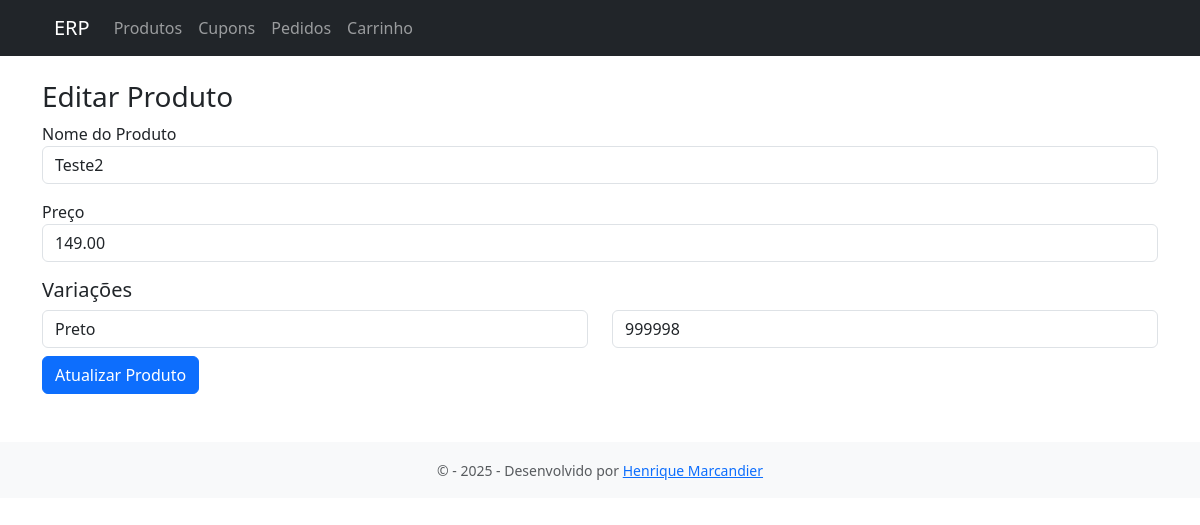
The page /?url=produtos/editar&id=2 on the database its author committed.
### tables this page shows
CREATE TABLE `produtos` (
  `id` int(11) NOT NULL AUTO_INCREMENT,
  `nome` varchar(100) NOT NULL,
  `descricao` text DEFAULT NULL,
  `preco` decimal(10,2) NOT NULL DEFAULT 0.00,
  `ativo` tinyint(1) DEFAULT 1,
  `criado_em` datetime DEFAULT current_timestamp(),
  PRIMARY KEY (`id`)
);

CREATE TABLE `variacoes` (
  `id` int(11) NOT NULL AUTO_INCREMENT,
  `produto_id` int(11) NOT NULL,
  `nome` varchar(100) NOT NULL,
  `preco` decimal(10,2) NOT NULL,
  PRIMARY KEY (`id`)
);

CREATE TABLE `estoque` (
  `id` int(11) NOT NULL AUTO_INCREMENT,
  `variacao_id` int(11) NOT NULL,
  `quantidade` int(11) NOT NULL DEFAULT 0,
  PRIMARY KEY (`id`)
);

### controllers/ProdutoController.php (called while the page is built, shortened)
<?php
require_once __DIR__ . '/../models/Produto.php';
function editarProduto() {
    global $conn;
    $id = intval($_GET['id']);
    $resProduto = $conn->query("SELECT * FROM produtos WHERE id = $id");
    $produto = $resProduto->fetch_assoc();
    $resVariacoes = $conn->query("SELECT v.*, e.quantidade FROM variacoes v
        LEFT JOIN estoque e ON v.id = e.variacao_id
        WHERE v.produto_id = $id");
    $variacoes = $resVariacoes->fetch_all(MYSQLI_ASSOC);
    include __DIR__ . '/../views/produtos/form_editar.php';
}
?>

### views/produtos/form_editar.php (the view, shortened to what this page needs)
<?php include __DIR__ . '/../layout/header.php'; ?>
<div class="container mt-4">
  <h3>Editar Produto</h3>
  <form method="POST" action="?url=produtos/atualizar">
    <div class="mb-3">
      <label>Nome do Produto</label>
      <input type="text" name="nome" class="form-control" value="<?= htmlspecialchars($produto['nome']) ?>" required>
    </div>
    <div class="mb-3">
      <label>Preço</label>
      <input type="number" step="0.01" name="preco" class="form-control" value="<?= $produto['preco'] ?>" required>
    </div>
    <h5>Variações</h5>
    <div id="variacoes">
      <?php foreach ($variacoes as $i => $var): ?>
      <div class="row mb-2">
        <div class="col">
          <input type="text" name="variacoes[<?= $i ?>][nome]" value="<?= htmlspecialchars($var['nome']) ?>" placeholder="Nome da variação" class="form-control" required>
        </div>
        <div class="col">
          <input type="number" name="variacoes[<?= $i ?>][estoque]" value="<?= $var['quantidade'] ?>" placeholder="Estoque" class="form-control" required>
        </div>
      </div>
      <?php endforeach; ?>
    </div>
    <button type="submit" class="btn btn-primary">Atualizar Produto</button>
  </form>
</div>
<?php include __DIR__ . '/../layout/footer.php'; ?>

### rows shown on the page
produtos: nome "Teste2", preco "149.00"
variacoes: nome "Preto", quantidade "999998"
